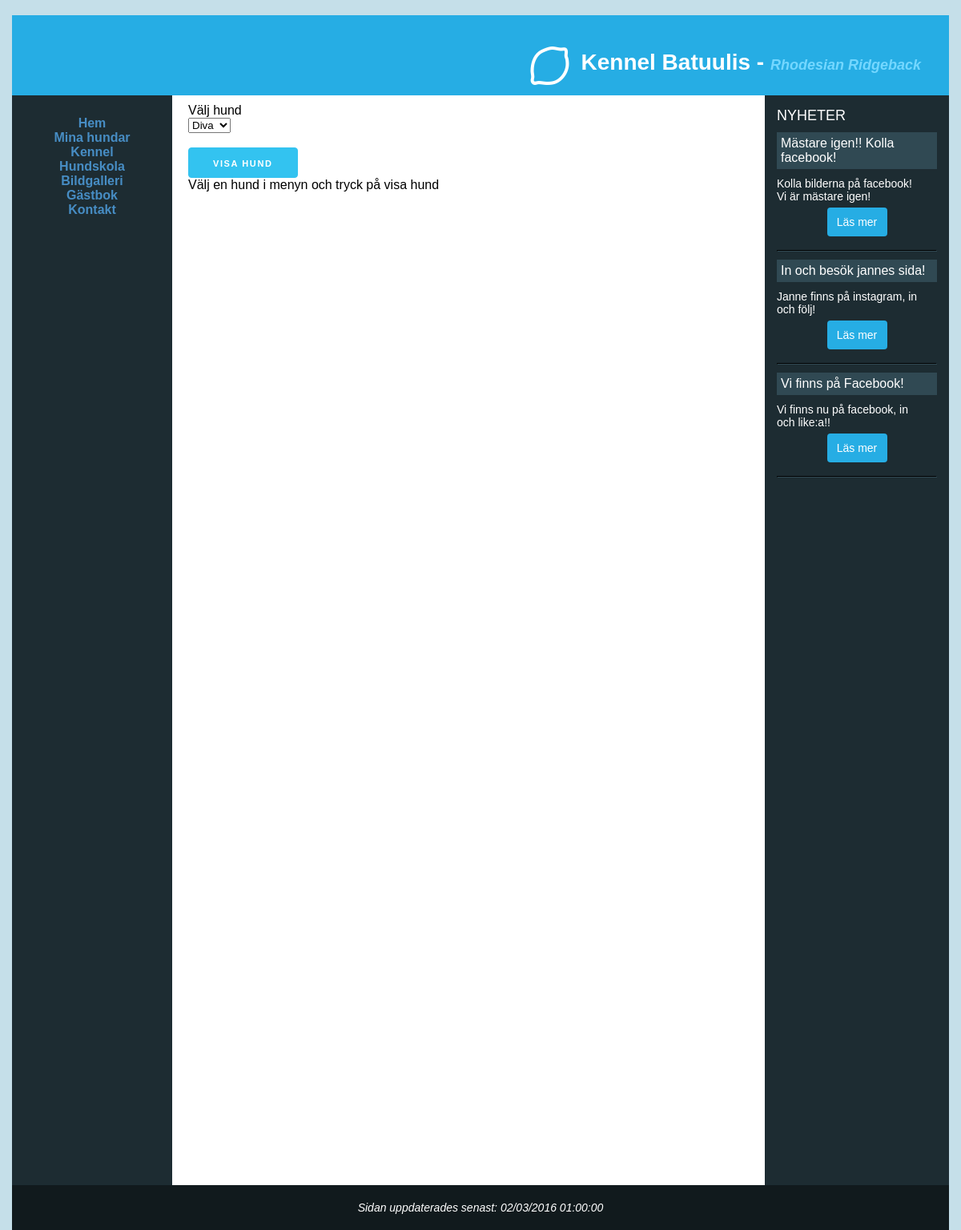
The app's page /mydogs.php with its own data.
### tables this page shows
CREATE TABLE NewsFeed (
    `NewsTitle` varchar(255) NOT NULL,
    `CreatedAt` DATETIME NOT NULL,
    `Description` varchar(255),
    `NewsImagePath` varchar(255),
    `NewsLink` varchar(255),
    PRIMARY KEY (`NewsTitle`,`CreatedAt`)
);

### data/dbHelper.php (called while the page is built, shortened)
<?php
function result($err, $data){
	return array('err' => $err, 'data' => $data);
}
function createConnection(){
	$localhost = true;
	$db = null;
	if ($localhost){
		$db = new PDO("mysql:host=127.0.0.1;dbname=OperationDoge;charset=utf8mb4;", "root", "root");
	} else {
		$db = new PDO("mysql:host=mysqlsemi1.space2u.com;dbname=d36234_db6;", "d36234-db6", "jn9MGrOC");
	}
	$db->setAttribute( PDO::ATTR_ERRMODE, PDO::ERRMODE_EXCEPTION);
	return $db;
}
function createStatement($conn, $q, $p){
	$statement = $conn->prepare($q);
	$statement->setFetchMode(PDO::FETCH_ASSOC);
	return $statement;
}
function fetchAll($statement){
	return $statement->fetchAll();
}
function query($q, $p = NULL, $single = false){
	$err = null;
	$data = null;
	try {
		$conn = createConnection();
		$statement = createStatement($conn, $q, $p);
		$statement->execute($p);
		$data = ($single ? fetch($statement) : fetchAll($statement));
	} catch(PDOException $e){
		$err = $e;
	}
	return result($err, $data);
}
?>

### mydogs.php (the view, shortened to what this page needs)
<?php
include_once 'header.php';
include_once 'aside.php';
$dogName = NULL;
$officialName = NULL;
?>
<main class="height-uv">
	<div class="container">
		<div class="row">
			<div class="four columns">
				<label for="dogs">Välj hund</label>
				<select id="dogs" class="u-full-width" name="dogs">
					<?php
					$dogData = query("SELECT OfficialName, Name FROM MyDog");
					$dogRes = $dogData['data'];
					foreach($dogRes as $key => $dog){
						echo '<option value="' .  $dog['Name'] .'|' . $dog['OfficialName'] . '">';
						echo $dog['Name'];
						echo '</option>';
					}
					?>
				</select>
			</div>
			<div class="four columns">
				<label for="">&nbsp;</label>
				<a id="mydogslink" href="">Visa hund</a>
			</div>
		</div>
		<?php
		if(strlen($dogName) > 0 && strlen($officialName) > 0){
			$result = query("SELECT OfficialName, Name, BirthDate, Description, Color, Height, Weight, MentalStatus, Breader, GenImagePath, DogImagePath FROM MyDog WHERE Name = :dogName AND OfficialName = :officialName",
				array(
					':dogName' => $dogName,
					':officialName' => $officialName
					)
				);
			$dog = $result['data'][0];
			if(count($result) > 0){
				if($dog['DogImagePath'] === NULL){
					$image = "noimage.jpg";
				}else{
					$image = $dog['DogImagePath'];
				}
				echo '<div class="row">';
				echo '<div class="twelve columns">';
				echo '<h2>';
				echo $dog['Name'];
				echo '</h2>';
				echo '<p>' . $dog['OfficialName'] . '</p>';
				echo '<img class="dog-image floatleft" src="uploads/'.$image.'" width="100" height="100" alt="">';
				echo '<p class="details dog-details">';
				echo $dog['Description'];
				echo '</p>';
				echo '</div>';
				echo '</div>';
				echo '<div class="row">';
				echo '<div class="four columns">';
				echo '<span><b>Färg:</b>&nbsp;'.$dog['Color'].'</span>';
				echo '</div>';
				echo '<div class="four columns">';
				echo '<span><b>Vikt:&nbsp;</b>'.$dog['Weight'].' kg</span>';
				echo '</div>';
				echo '<div class="four columns">';
				echo '<span><b>Mankhöjd:&nbsp;</b>'.$dog['Height'].' cm</span>';
				echo '</div>';
				echo '</div>';
				echo '<div class="row">';
				echo '<div class="six columns">';
				echo '<span><b>Mental status:&nbsp;</b>'.$dog['MentalStatus'].'</span>';
				echo '</div>';
				echo '<div class="six columns">';
				echo '<span><b>Uppfödare:&nbsp;</b>'.$dog['Breader'].'</span>';
				echo '</div>';
				echo '</div>';
				echo '<div class="row">';
				echo '<div class="twelve columns">';
				echo '<h1 class="gen-heading">Stamtavla</h1>';
				if($dog['GenImagePath'] !== null){
					echo '<img class="gen-pic" src="uploads/'.$dog['GenImagePath'].'" alt="">';
				}
				else {
					echo '<span>Finns ingen stamtavla tillgänglig</span>';
				}
				echo '</div>';
				echo '</div>';
			}
			else {
				echo '<span>Hund finns ej</span>';
			}
		}
		else {
			echo '<span>Välj en hund i menyn och tryck på visa hund</span>';
		}
		?>
	</div>
</main>
<?php
include_once 'footer.php';
?>

### aside.php (shortened to what this page needs)
<aside>
	<span class="aside-title">Nyheter</span>
	<?php
	$result = query("SELECT NewsTitle, CreatedAt, Description, NewsImagePath, NewsLink FROM NewsFeed ORDER BY CreatedAt DESC LIMIT 3");
	$newsFeedData = $result['data'];
	foreach($newsFeedData as $key => $n){
		echo '<div class="sidebar-item">';
		echo '<div class="news-title">';
		echo $n['NewsTitle'];
		echo '</div>';
		echo '<div class="news-desc">';
		echo $n['Description'];
		echo '</div>';
		if(strlen($n['NewsLink']) > 0){
			echo '<br><a href="'.$n['NewsLink'].'" class="news-more">Läs mer</a>';
		}
		echo '<hr class="newsfeed-sep">';
		echo '</div>';
	}
	?>
</aside>

### css/style.css (style rules this page uses)
body { background: #c5dfe9; color: #330000; font-family: "Verdana", "Arial", sans-serif; }
body, html { height: 100%; }
nav, main, aside { min-height: 500px; }
header, nav, main, aside, time { display: block; }
aside { float: right; padding: 15px; font-size: 14px; width: 200px; color: #fff; height: 100%; }
aside a { color: #478dc4; }
.aside-title { font-size: 18px; margin-left: 0; text-transform: uppercase; }
.news-title { font-size: 16px; background: #304953; padding: 5px; margin-top: 10px; margin-bottom: 10px; }
.news-more { position: relative; top: -10px; padding: 10px; border-radius: 4px; background: #26ade4; color: #fff; margin: 0 auto; display: block; max-width: 55px; text-align: center; text-decoration: none; }
.newsfeed-sep { border-color: #304953; }
main { padding: 10px 20px 50px 20px; background: #fff; color: #000; overflow: auto; height: 100%; }
.height-uv { min-height: 1300px; }
#puppylink, #mydogslink { display: inline-block; height: 38px; padding: 0 30px; text-align: center; font-size: 11px; font-weight: 600; line-height: 38px; letter-spacing: .1rem; text-transform: uppercase; text-decoration: none; white-space: nowrap; border-radius: 4px; border: 1px solid #bbb; color: #fff; background-color: #33C3F0; border-color: #33C3F0; cursor: pointer; box-sizing: border-box; }
.news-desc { word-wrap: break-word; text-align: justify; max-width: 180px; text-align: left; }
label { float: left; display: block; text-align: right; width: 8em; padding-right: 10px; }
.news-form input, textarea, label { text-align: left; width: 100%; }

### records on screen
newsfeed: NewsTitle "Mästare igen!! Kolla facebook!", Description "Kolla bilderna på facebook! Vi är mästare igen!"
newsfeed: NewsTitle "In och besök jannes sida!", Description "Janne finns på instagram, in och följ!"
newsfeed: NewsTitle "Vi finns på Facebook!", Description "Vi finns nu på facebook, in och like:a!!"

### other values on screen
form field dogs "Diva"
